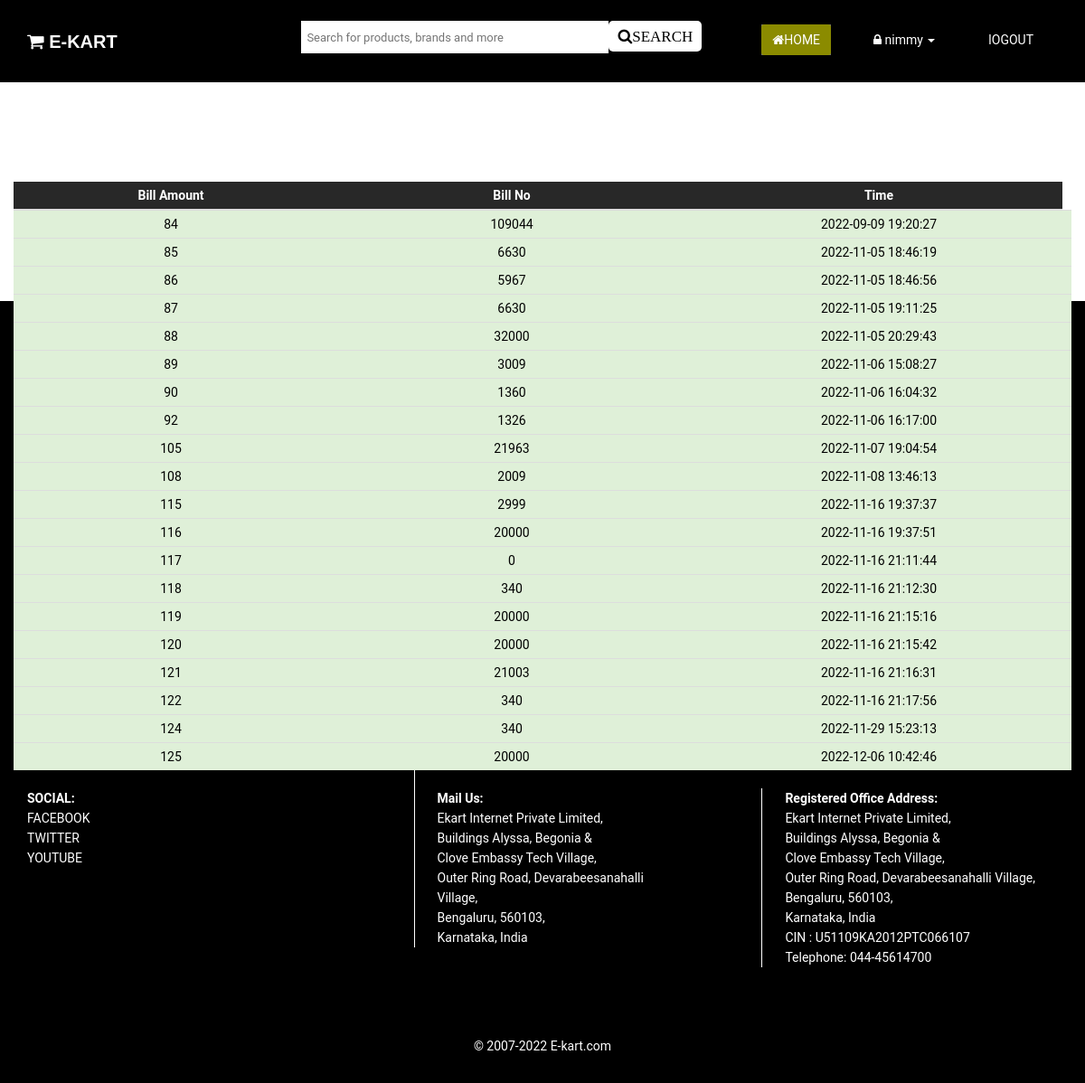
Screenshot of /paymenthistory.php (signed in) with the database file from the repository.
### tables this page shows
CREATE TABLE `payment_history_tbl` (
  `customer_username` varchar(30) NOT NULL,
  `amount` int(11) NOT NULL,
  `bill_no` int(11) NOT NULL,
  `time` datetime NOT NULL
);

### paymenthistory.php (the view, shortened to what this page needs)
<!DOCTYPE html>
<html lang="en">
<head>
  <link href="css/jssss.css" rel="stylesheet">
  <link href="css/main3.css" rel="stylesheet">
  <link rel="stylesheet" type="text/css" href="css/text9.css">
  <link rel="stylesheet" type="text/css" href="css/img3copy.css">
  <link rel="stylesheet" href=
"https://cdnjs.cloudflare.com/ajax/libs/font-awesome/4.7.0/css/font-awesome.min.css">
  </head>
<body><?php session_start() ?>
  <nav class="navbar navbar-inverse" role="banner">
    <div class="container">
      <?php include('header.php');?>
  </div>
</nav>
        <br><br><br><br>
  <br>
        <div class="col-md-12" >
                <table class="table table-hover table-condensed wow fadeInDown">
                            <thead style="background-color:#282828; color:#fff;">
                                <tr>
                                    <th width="30%" class="hidden-print" style="text-align:center;">Bill Amount</th>
                                    <th  width="35%" style="text-align:center;">Bill No</th>
                                    <th  width="35%"style="text-align:center;"> Time</th>
                                </tr>
                            </thead>
                            <tbody id="tablebody">
                               <?php include('includes/dbconn.php');
                                 $id=($_SESSION['login_customer']);
                                 $sql = ("SELECT * FROM `payment_history_tbl` where customer_username='$id'") ;
                                 $result = mysqli_query($con, $sql);      if(mysqli_num_rows($result)>0){
                					                     while($row = mysqli_fetch_assoc($result)){
                                        ?>
                               <tr class="success" style="cursor:pointer;">
                                 <td  style="text-align:center;"><?php  echo $row['bill_no'];?></td>
                                <td  style="text-align:center;"><?php  echo $row['amount'];?></td>
                                <td style="text-align:center;"><?php   echo $row['time']; ?></td>
                                <td style="text-align:center;">
                                </td>
                                <?php
                                }?>
                               </tr>
                               <?php }?>
                            </tbody>
                        </table>
                </div>
<br><br><br><br><br><br>
<footer id="footer" class="midnight-blue wow fadeInDown">
        <?php include('footer.php');?>
    </footer>
</body>
</html>

### main3.css (style rules this page uses)
body { background: #fff; font-family: 'Open Sans', sans-serif; color:#000; line-height: 22px; }
.navbar { border-radius: 0; margin-bottom: 0; background: #000; padding: 15px 0; padding-bottom: 0; }
.navbar-inverse { border: none; }
#footer { padding-top: 30px; padding-bottom: 30px; color: #fff; background: #000; }
table { width:100%; }

### text9.css (style rules this page uses)
* { margin:0px; padding:00px; }
* { box-sizing: border-box; }
body { font-family: Verdana, sans-serif; }

### img3copy.css (style rules this page uses)
* { box-sizing: border-box; }
body { font-family: Roboto,Arial, sans-serif; }

### rows the page displays
payment_history_tbl: bill_no "84", amount "109044", time "2022-09-09 19:20:27"
payment_history_tbl: bill_no "85", amount "6630", time "2022-11-05 18:46:19"
payment_history_tbl: bill_no "86", amount "5967", time "2022-11-05 18:46:56"
payment_history_tbl: bill_no "87", amount "6630", time "2022-11-05 19:11:25"
payment_history_tbl: bill_no "88", amount "32000", time "2022-11-05 20:29:43"
payment_history_tbl: bill_no "89", amount "3009", time "2022-11-06 15:08:27"
payment_history_tbl: bill_no "90", amount "1360", time "2022-11-06 16:04:32"
payment_history_tbl: bill_no "92", amount "1326", time "2022-11-06 16:17:00"
payment_history_tbl: bill_no "105", amount "21963", time "2022-11-07 19:04:54"
payment_history_tbl: bill_no "108", amount "2009", time "2022-11-08 13:46:13"
payment_history_tbl: bill_no "115", amount "2999", time "2022-11-16 19:37:37"
payment_history_tbl: bill_no "116", amount "20000", time "2022-11-16 19:37:51"
payment_history_tbl: bill_no "117", amount "0", time "2022-11-16 21:11:44"
payment_history_tbl: bill_no "118", amount "340", time "2022-11-16 21:12:30"
payment_history_tbl: bill_no "119", amount "20000", time "2022-11-16 21:15:16"
payment_history_tbl: bill_no "120", amount "20000", time "2022-11-16 21:15:42"
payment_history_tbl: bill_no "121", amount "21003", time "2022-11-16 21:16:31"
payment_history_tbl: bill_no "122", amount "340", time "2022-11-16 21:17:56"
payment_history_tbl: bill_no "124", amount "340", time "2022-11-29 15:23:13"
payment_history_tbl: bill_no "125", amount "20000", time "2022-12-06 10:42:46"

### other values shown
$_SESSION['login_customer'] "nimmy"
